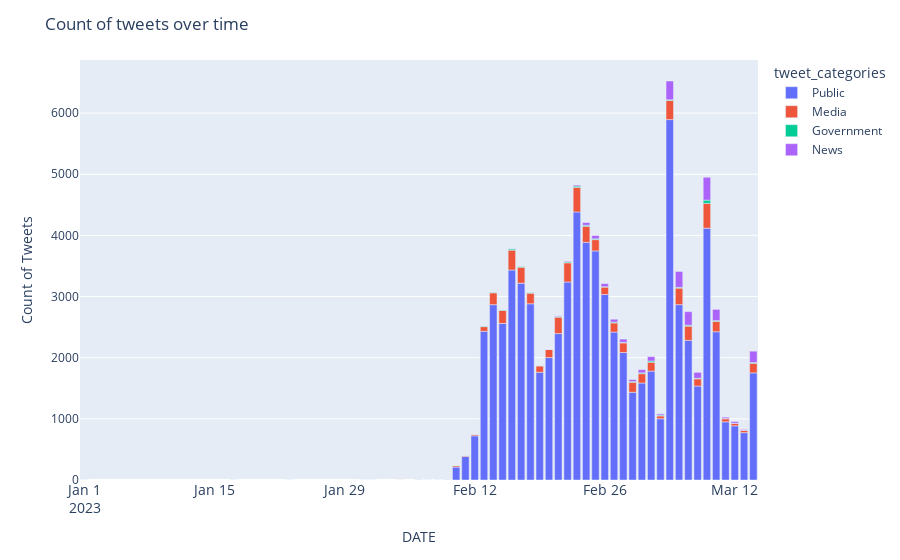

The cell this chart's notebook holds for it:
### Code cell
fig = px.bar(data_fig, x='DATE', y=0, color=data_fig.tweet_categories,
             labels=data_fig.tweet_categories)

fig.update_layout(
    title='Count of tweets over time',
    xaxis_tickfont_size=14,
    yaxis=dict(
        title='Count of Tweets'))

fig.show()

### Figure 1 — Plotly figure (JSON) as saved in the notebook; plotly's stock layout.template omitted (floating-point values rounded to 4 significant figures)
{"data": [{"alignmentgroup": "True", "hovertemplate": "tweet_categories=Public<br>DATE=%{x}<br>0=%{y}<extra></extra>", "legendgroup": "Public", "marker": {"color": "#636efa", "pattern": {"shape": ""}}, "name": "Public", "offsetgroup": "Public", "orientation": "v", "showlegend": true, "textposition": "auto", "type": "bar", "x": ["2023-01-01", "2023-01-17", "2023-01-23", "2023-01-31", "2023-02-01", "2023-02-06", "2023-02-07", "2023-02-08", "2023-02-09", "2023-02-10", "2023-02-11", "2023-02-12", "2023-02-13", "2023-02-14", "2023-02-15", "2023-02-16", "2023-02-17", "2023-02-18", "2023-02-19", "2023-02-20", "2023-02-21", "2023-02-22", "2023-02-23", "2023-02-24", "2023-02-25", "2023-02-26", "2023-02-27", "2023-02-28", "2023-03-01", "2023-03-02", "2023-03-03", "2023-03-04", "2023-03-05", "2023-03-06", "2023-03-07", "2023-03-08", "2023-03-09", "2023-03-10", "2023-03-11", "2023-03-12", "2023-03-13", "2023-03-14"], "xaxis": "x", "y": [1, 1, 1, 1, 1, 1, 1, 1, 2, 212, 384, 723, 2432, 2867, 2561, 3434, 3219, 2882, 1762, 2002, 2395, 3237, 4383, 3886, 3746, 3034, 2419, 2085, 1435, 1586, 1781, 1002, 5894, 2868, 2284, 1536, 4118, 2425, 951, 886, 775, 1752], "yaxis": "y"}, {"alignmentgroup": "True", "hovertemplate": "tweet_categories=Media<br>DATE=%{x}<br>0=%{y}<extra></extra>", "legendgroup": "Media", "marker": {"color": "#EF553B", "pattern": {"shape": ""}}, "name": "Media", "offsetgroup": "Media", "orientation": "v", "showlegend": true, "textposition": "auto", "type": "bar", "x": ["2023-02-04", "2023-02-09", "2023-02-10", "2023-02-11", "2023-02-12", "2023-02-13", "2023-02-14", "2023-02-15", "2023-02-16", "2023-02-17", "2023-02-18", "2023-02-19", "2023-02-20", "2023-02-21", "2023-02-22", "2023-02-23", "2023-02-24", "2023-02-25", "2023-02-26", "2023-02-27", "2023-02-28", "2023-03-01", "2023-03-02", "2023-03-03", "2023-03-04", "2023-03-05", "2023-03-06", "2023-03-07", "2023-03-08", "2023-03-09", "2023-03-10", "2023-03-11", "2023-03-12", "2023-03-13", "2023-03-14"], "xaxis": "x", "y": [1, 1, 21, 17, 22, 76, 194, 213, 325, 261, 174, 106, 133, 268, 315, 403, 263, 185, 121, 150, 157, 163, 153, 145, 46, 313, 270, 232, 119, 406, 169, 51, 39, 37, 156], "yaxis": "y"}, {"alignmentgroup": "True", "hovertemplate": "tweet_categories=Government<br>DATE=%{x}<br>0=%{y}<extra></extra>", "legendgroup": "Government", "marker": {"color": "#00cc96", "pattern": {"shape": ""}}, "name": "Government", "offsetgroup": "Government", "orientation": "v", "showlegend": true, "textposition": "auto", "type": "bar", "x": ["2023-02-06", "2023-02-10", "2023-02-11", "2023-02-12", "2023-02-13", "2023-02-14", "2023-02-15", "2023-02-16", "2023-02-17", "2023-02-18", "2023-02-19", "2023-02-20", "2023-02-21", "2023-02-22", "2023-02-23", "2023-02-24", "2023-02-25", "2023-02-26", "2023-02-27", "2023-02-28", "2023-03-01", "2023-03-02", "2023-03-03", "2023-03-04", "2023-03-05", "2023-03-06", "2023-03-07", "2023-03-08", "2023-03-09", "2023-03-10", "2023-03-11", "2023-03-12", "2023-03-13", "2023-03-14"], "xaxis": "x", "y": [1, 6, 2, 2, 8, 7, 7, 21, 9, 7, 1, 1, 10, 15, 21, 17, 13, 6, 13, 10, 11, 13, 20, 13, 11, 12, 15, 9, 53, 12, 3, 2, 2, 13], "yaxis": "y"}, {"alignmentgroup": "True", "hovertemplate": "tweet_categories=News<br>DATE=%{x}<br>0=%{y}<extra></extra>", "legendgroup": "News", "marker": {"color": "#ab63fa", "pattern": {"shape": ""}}, "name": "News", "offsetgroup": "News", "orientation": "v", "showlegend": true, "textposition": "auto", "type": "bar", "x": ["2023-02-10", "2023-02-11", "2023-02-16", "2023-02-19", "2023-02-20", "2023-02-21", "2023-02-22", "2023-02-23", "2023-02-24", "2023-02-25", "2023-02-26", "2023-02-27", "2023-02-28", "2023-03-01", "2023-03-02", "2023-03-03", "2023-03-04", "2023-03-05", "2023-03-06", "2023-03-07", "2023-03-08", "2023-03-09", "2023-03-10", "2023-03-11", "2023-03-12", "2023-03-13", "2023-03-14"], "xaxis": "x", "y": [1, 1, 2, 2, 2, 11, 11, 16, 44, 54, 50, 47, 52, 33, 53, 71, 20, 307, 260, 222, 96, 374, 184, 22, 28, 12, 186], "yaxis": "y"}], "layout": {"barmode": "relative", "legend": {"title": {"text": "tweet_categories"}, "tracegroupgap": 0}, "margin": {"t": 60}, "title": {"text": "Count of tweets over time"}, "xaxis": {"anchor": "y", "domain": [0, 1], "tickfont": {"size": 14}, "title": {"text": "DATE"}}, "yaxis": {"anchor": "x", "domain": [0, 1], "title": {"text": "Count of Tweets"}}}}
